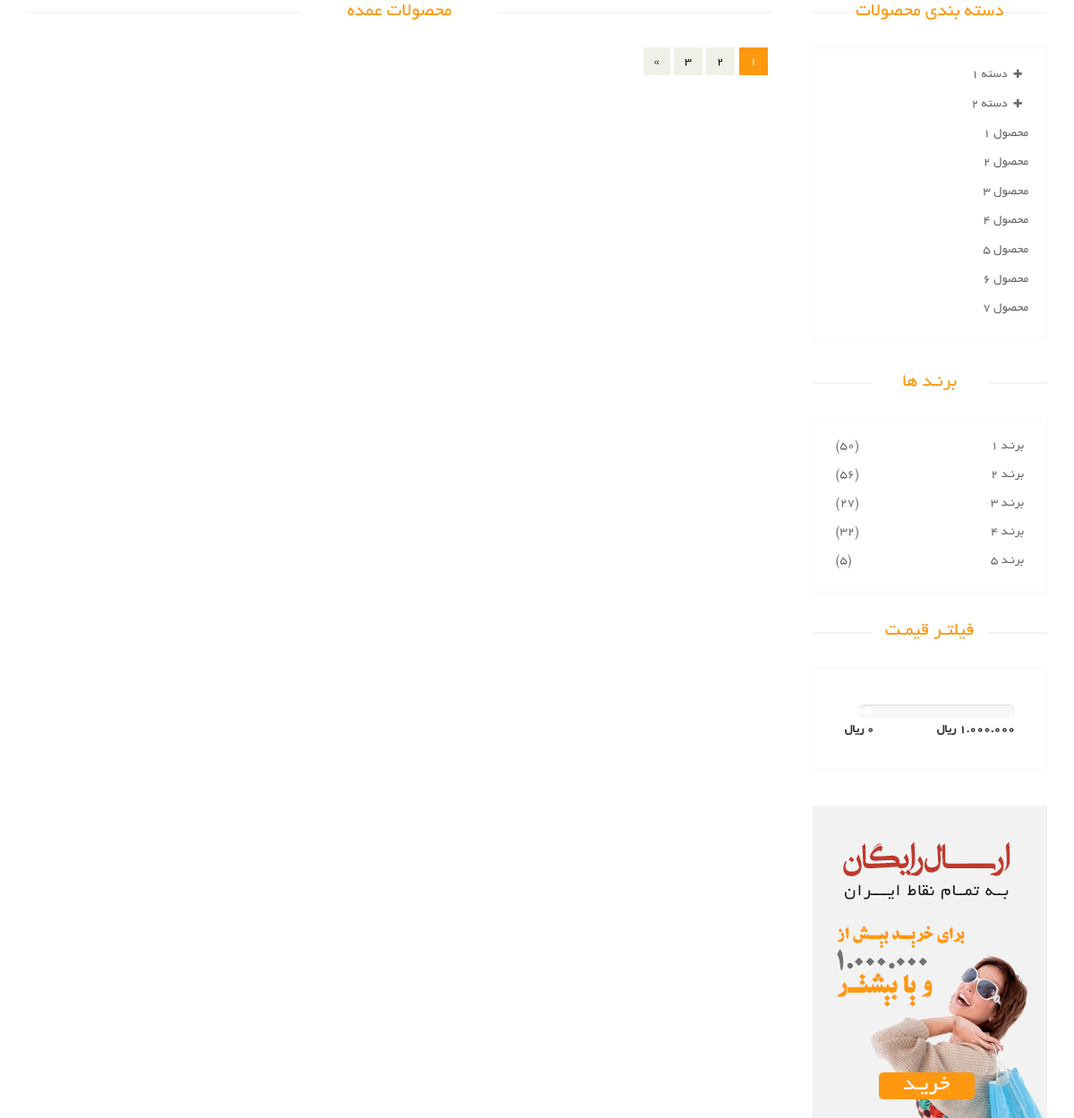
The app's page /prodoucts/, older data.
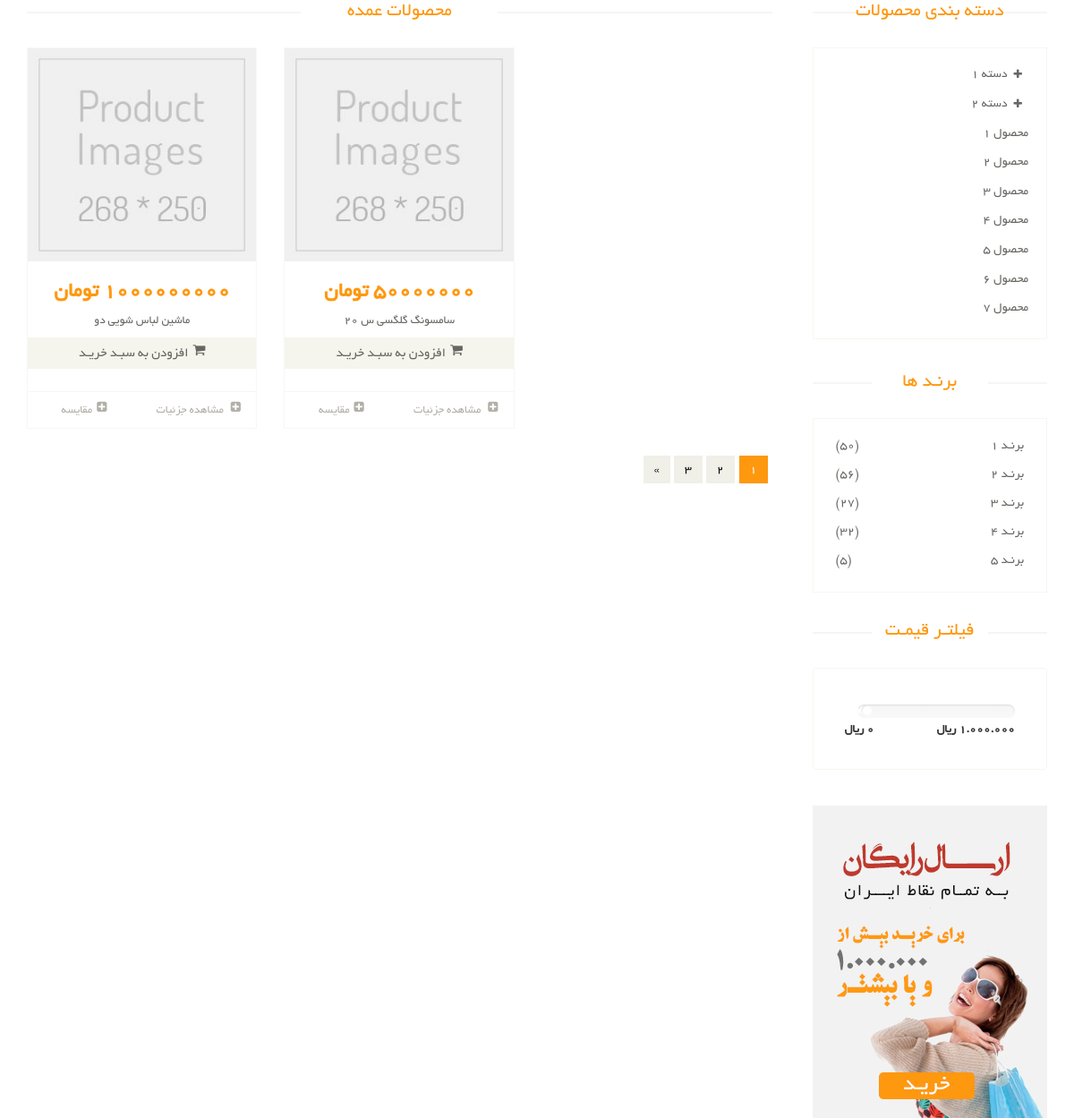
The same page, newer data.
### product/models.py (models this page shows, shortened)
class Product(models.Model):
    title = models.CharField(max_length=100, verbose_name='عنوان محصول')
    category = models.ManyToManyField(
        ProductCategory,
        related_name='product_categories',
        verbose_name='دسته بندی ها')
    brand = models.ForeignKey(ProductBrand, on_delete=models.CASCADE, verbose_name='برند', null=True, blank=True)
    price = models.IntegerField(verbose_name='قیمت')
    short_description = models.TextField(
        null=True, db_index=True, verbose_name='توضیح کوتاه')
    description = models.TextField(
        null=True,  db_index=True, verbose_name='توضیح اصلی')
    is_active = models.BooleanField(
        default=False, verbose_name='فعال / غیر فعال')
    slug = models.SlugField(default='', null=False, db_index=True, blank=True,
                            max_length=255, unique=True, verbose_name='عنوان در url')
    is_delete = models.BooleanField(verbose_name='حذف شده / نشده')
    class Meta:
        verbose_name = ' محصول'
        verbose_name_plural = '  محصول ها'

### product/views.py (the view)
# urls.py: path('', views.product_list, name='product-list'),
def product_list(request):
    products = Product.objects.all().order_by('-price')[:5]
    return render(request, 'product/product_list.html', {
        'products': products,
    })

### product/templates/product/product_list.html (shortened to what this page needs)
{% extends 'shared/_layout.html' %}
{% block content %}
<section>
    <div class="container">
        <div class="row">
            <div class="col-sm-9 padding-right">
                <div class="features_items">
                    <h2 class="title text-center">محصولات عمده</h2>
                    {% for product in products  %}
                        {% include 'includes/product_item_partiales.html' with product=product%}
                    {% endfor %}
                    <ul class="pagination">
                        <li class="active"><a href="">1</a></li>
                        <li><a href="">2</a></li>
                        <li><a href="">3</a></li>
                        <li><a href="">»</a></li>
                    </ul>
                </div>
            </div>
            <div class="col-sm-3">
                <div class="left-sidebar">
                    <h2>دسته بندی محصولات</h2>
                    <div class="panel-group category-products" id="accordian">
                        <div class="panel panel-default">
                            <div class="panel-heading">
                                <h4 class="panel-title">
                                    <a data-toggle="collapse" data-parent="#accordian" href="#sportswear">
                                        <span class="badge pull-right"><i class="fa fa-plus"></i></span>
                                        دسته 1
                                    </a>
                                </h4>
                            </div>
                        </div>
                        <div class="panel panel-default">
                            <div class="panel-heading">
                                <h4 class="panel-title">
                                    <a data-toggle="collapse" data-parent="#accordian" href="#mens">
                                        <span class="badge pull-right"><i class="fa fa-plus"></i></span>
                                        دسته 2
                                    </a>
                                </h4>
                            </div>
                        </div>
                        <div class="panel panel-default">
                            <div class="panel-heading">
                                <h4 class="panel-title"><a href="#">محصول 1</a></h4>
                            </div>
                        </div>
                        <div class="panel panel-default">
                            <div class="panel-heading">
                                <h4 class="panel-title"><a href="#">محصول 2</a></h4>
                            </div>
                        </div>
                        <div class="panel panel-default">
                            <div class="panel-heading">
                                <h4 class="panel-title"><a href="#">محصول 3</a></h4>
                            </div>
                        </div>
                        <div class="panel panel-default">
                            <div class="panel-heading">
                                <h4 class="panel-title"><a href="#">محصول 4</a></h4>
                            </div>
                        </div>
                        <div class="panel panel-default">
                            <div class="panel-heading">
                                <h4 class="panel-title"><a href="#">محصول 5</a></h4>
                            </div>
                        </div>
                        <div class="panel panel-default">
                            <div class="panel-heading">
                                <h4 class="panel-title"><a href="#">محصول 6</a></h4>
                            </div>
                        </div>
                        <div class="panel panel-default">
                            <div class="panel-heading">
                                <h4 class="panel-title"><a href="#">محصول 7</a></h4>
                            </div>
                        </div>
                    </div>
                    <div class="brands_products">
                        <h2>برنـد ها</h2>
                        <div class="brands-name">
                            <ul class="nav nav-pills nav-stacked">
                                <li><a href=""> <span class="pull-left">(50)</span>برنـد 1</a></li>
                                <li><a href=""> <span class="pull-left">(56)</span>برنـد 2</a></li>
                                <li><a href=""> <span class="pull-left">(27)</span>برنـد 3</a></li>
                                <li><a href=""> <span class="pull-left">(32)</span>برنـد 4</a></li>
                                <li><a href=""> <span class="pull-left">(5)</span>برنـد 5</a></li>
                            </ul>
                        </div>
                    </div>
                    <div class="price-range">
                        <h2>فیلتـر قیمـت</h2>
                        <div class="well">
                             <div class="slider slider-horizontal" style="width: 176px;"></div><br>
                             <b>1.000.000 ريال</b> <b class="pull-left">0 ريال</b>
                        </div>
                    </div>
                    <div class="shipping text-center">
                        <img src="images/home/shipping.jpg" alt="">
                    </div>
                </div>
            </div>
        </div>
    </div>
</section>
{% endblock  %}

### templates/shared/_layout.html (shortened to what this page needs)
{% load render_partial %}
<!DOCTYPE html>
<html lang="en">
<head>
	{% include 'shared/header_references.html' %}
</head>
<body>
{% block content %}{% endblock  %}
</body>
</html>

### templates/shared/header_references.html (shortened to what this page needs)
<link href="/static/css/bootstrap.min.css" rel="stylesheet">
<link href="/static/css/font-awesome.min.css" rel="stylesheet">
<link href="/static/css/prettyPhoto.css" rel="stylesheet">
<link href="/static/css/price-range.css" rel="stylesheet">
<link href="/static/css/animate.css" rel="stylesheet">
<link href="/static/css/main.css" rel="stylesheet">
<link href="/static/css/responsive.css" rel="stylesheet">

### product/templates/includes/product_item_partiales.html (shortened to what this page needs)
<div class="col-sm-4">
    <div class="product-image-wrapper">
        <div class="single-products">
            <div class="productinfo text-center">
                <img src="images/shop/product.jpg" alt="">
                <h2>{{product.price }} تومان</h2>
                <p>{{product.title }}</p>
                <a href="#" class="btn btn-default add-to-cart"><i class="fa fa-shopping-cart"></i>افزودن به سبـد خریـد</a>
            </div>
            <div class="product-overlay">
                <div class="overlay-content">
                </div>
            </div>
        </div>
        <div class="choose">
            <ul class="nav nav-pills nav-justified">
                <li><a href="{% url 'product-detail' slug=product.slug %}"><i class="fa fa-plus-square"></i> مشاهده جزئیات</a></li>
                <li><a href=""><i class="fa fa-plus-square"></i>مقایسه</a></li>
            </ul>
        </div>
    </div>
    </div>

### static/css/price-range.css (style rules this page uses)
.slider { display: inline-block; vertical-align: middle; position: relative; }
.slider.slider-horizontal { width: 210px; height: 20px; }

Row changes from the older to the newer data that the page shows:
added Product: price "1000000000", title "ماشین لباس شویی دو"
added Product: price "50000000", title "سامسونگ گلگسی س ۲۰"
